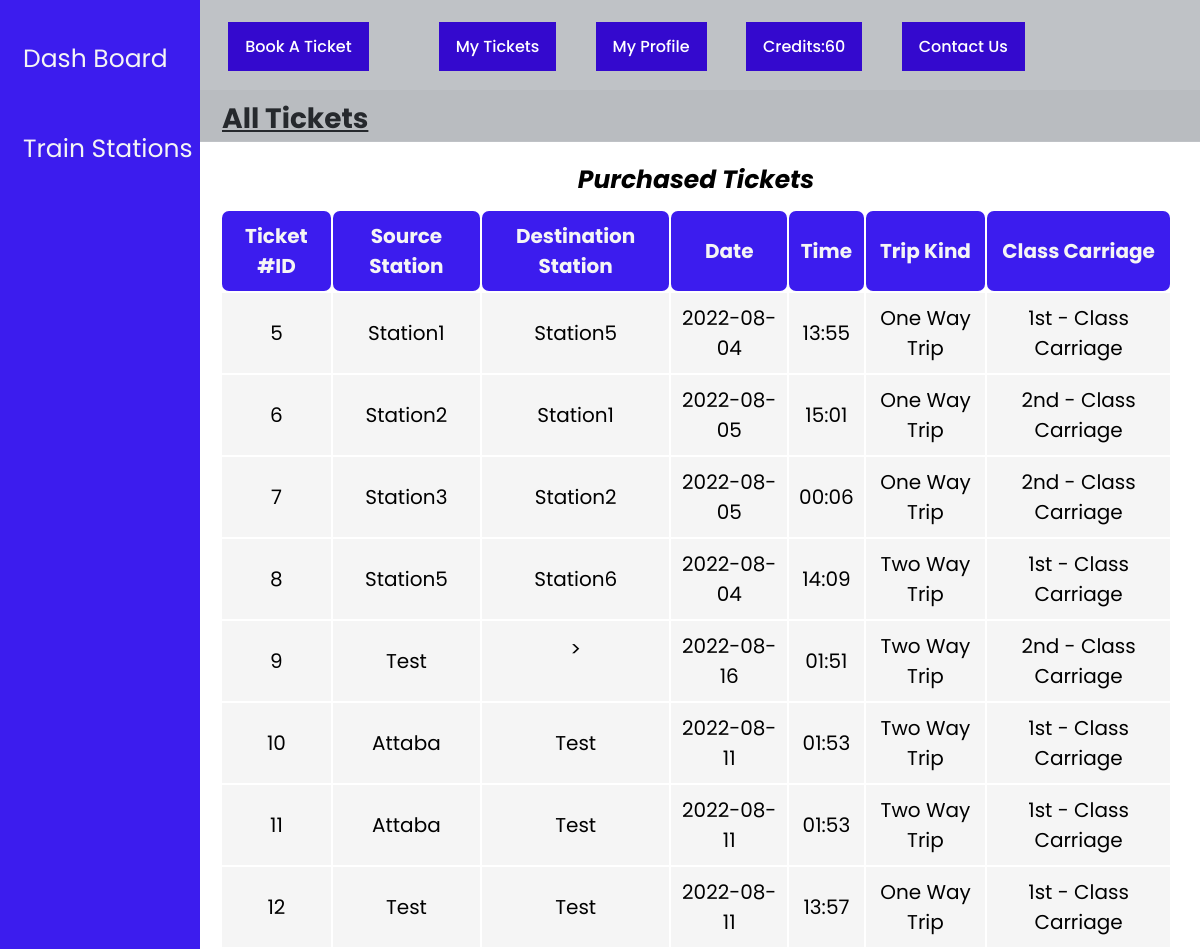
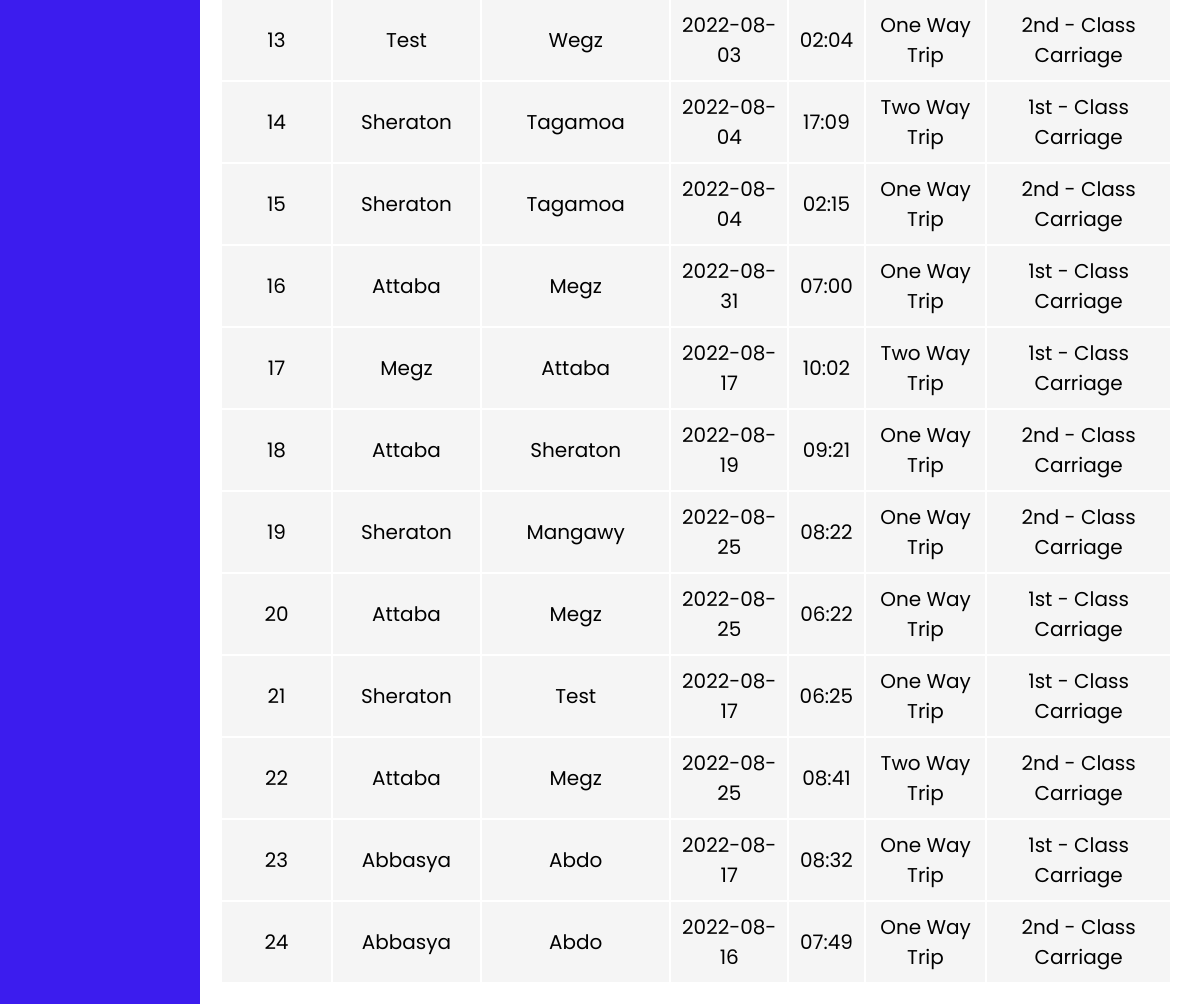
The page /all-tickets.php (signed in) on the database its author committed (2 pictures, top to bottom).
### tables this page shows
CREATE TABLE `users` (
  `id` int(10) NOT NULL,
  `user_name` varchar(200) NOT NULL,
  `user_email` varchar(200) NOT NULL,
  `user_password` varchar(200) NOT NULL,
  `user_phone` int(12) NOT NULL,
  `user_type` varchar(10) NOT NULL,
  `profile_picture` varchar(255) NOT NULL DEFAULT 'default-pp.jpg',
  `hasTicket` int(1) NOT NULL,
  `user_balance` int(255) NOT NULL
);

CREATE TABLE `tickets` (
  `ticketID` int(200) NOT NULL,
  `source` varchar(200) NOT NULL,
  `destination` varchar(200) NOT NULL,
  `date` varchar(200) NOT NULL,
  `time` varchar(200) NOT NULL,
  `trip_type` varchar(200) NOT NULL,
  `trip_class` varchar(200) NOT NULL,
  `ticketCount` int(200) NOT NULL,
  `by_user_id` int(200) NOT NULL
);

### all-tickets.php (the view, shortened to what this page needs)
<!DOCTYPE html>
<html lang="en">
<?php require_once './database/dbConnection.php';?>
<head>
    <link rel="stylesheet" href="CSS/admin-panel.css">
</head>
<?php session_start();
    include 'navbar.php';?>
<body>
    <div class="sidenav">
        <a href="admin-panel.php">Dash Board</a>
        <a href="train-stations.php">Train Stations</a>
    </div>
    <div class="body2">
        <div class="title">
            <p> <b>All Tickets</b></p>
        </div>
        <div class="users-table">
            <table>
                <caption><b>Purchased Tickets</b></caption>
                <thead>
                    <tr>
                        <th>Ticket #ID</th>
                        <th>Source Station</th>
                        <th>Destination Station</th>
                        <th>Date</th>
                        <th>Time</th>
                        <th>Trip Kind</th>
                        <th>Class carriage</th>
                    </tr>
                </thead>
                <?php
$sql="SELECT * FROM tickets";
$result=mysqli_query($conn,$sql);
while($row=mysqli_fetch_assoc($result))
{
?>
                <tbody>
                    <tr class="grey-tr">
                        <td><span name="ID"><?php echo $row['ticketID'] ?> </span></td>
                        <td><?php echo $row['source'] ?></td>
                        <td><?php echo $row['destination'] ?></td>
                        <td><?php echo $row['date'] ?></td>
                        <td><?php echo $row['time'] ?></td>
                        <td><?php echo $row['trip_type'] ?></td>
                        <td><?php echo $row['trip_class'] ?></td>
                    </tr>
                </tbody>
                <?php
}
                ?>
            </table>
        </div>
    </div>
</body>
</html>

### navbar.php (shortened to what this page needs)
<?php
require_once './database/dbConnection.php';
?>
<html>
<head>
  <link rel="stylesheet" href="css/navbar.css" />
  <link rel="stylesheet" href="css/index.css" />
</head>
  <nav>
    <ul id="menu">
      <?php
      if (isset($_SESSION['user_id'])):
        $id=$_SESSION['user_id'];
        $sql="SELECT user_balance FROM users where id ='$id'";
        $result=mysqli_query($conn,$sql);
        $row=mysqli_fetch_array($result)
    ?>
      <li> <a href="index.php">Home</li></a>
      <li><a href="book-a-ticket.php">Book A Ticket</a><li>
        <li> <a href="train-ticket.php">My Tickets</li></a>
        <li> <a href="profile.php">My Profile</li></a>
        <li><a href="index.php">Credits:<?php echo $row[0] ?></li></a>
        <li><a href="cu.php">Contact us</a></li>
      <li> <a href="logout.php">Logout</li></a>
      <?php endif;?>
    </ul>
  </nav>
</html>

### css/admin-panel.css (style rules this page uses)
body { font-family: 'Poppins', sans-serif; }
.sidenav { height: 100%; width: 200px; position: fixed; z-index: 1; top: 0; left: 0px; background-color: rgb(60, 28, 238); overflow-x: hidden; padding-top: 34px; }
.sidenav a { padding: 6px 6px 6px 23px; text-decoration: none; margin-bottom: 40px; font-size: 25px; color: whitesmoke; display: block; }
.body2 { margin-left: 192px; }
.title { margin-top: 90px; font-size: 28px; text-decoration: underline; text-underline-offset: 2px; background-color: whitesmoke; padding: 8px 30px 1px; }
.users-table { text-align: center; margin: 20px 28px; font-size: 20px; }
table { width: 100%; }
th { color: whitesmoke; background-color: rgb(60, 28, 238); border: 0px #111 solid; border-radius: 7px; }
th, td { padding: 10px; }
.grey-tr { background-color: rgb(245, 245, 245); border: 4px rgb(60, 28, 238) solid; }
caption { font-size: 25px; font-style: italic; margin-bottom: 10px; }

### css/navbar.css (style rules this page uses)
* { font-family: 'Poppins', sans-serif; margin: 0; padding: 0; outline: none; border: none; text-decoration: none; text-transform: capitalize; transition: .2s linear; }
nav { display: flex; justify-content: space-between; align-items: center; padding: 22px 6%; position: absolute; top: 0; left: 0; width: 100%; z-index: 1; background-color: rgba(95, 103, 113, 0.4); }
nav ul li:last-child { padding: 0; }
nav ul li a { display: block; }
nav ul li { display: inline-block; margin-left: 35px; color: white; text-transform: uppercase; font-weight: 500; transition: 0.3s; cursor: pointer; }
nav ul li a { color: white; text-decoration: none; background-color: var(--main-text-color); padding: 12px 17px; transition: 0.3s; }

### css/index.css (style rules this page uses)
:root { --main-text-color: #3409ce; }
* { font-family: "Poppins", sans-serif; margin: 0; padding: 0; box-sizing: border-box; list-style: none; }

### rows shown on the page
users: user_balance "60"
tickets: ticketID "5", source "Station1", destination "Station5", date "2022-08-04", time "13:55", trip_type "One Way Trip", trip_class "1st - Class Carriage"
tickets: ticketID "6", source "Station2", destination "Station1", date "2022-08-05", time "15:01", trip_type "One Way Trip", trip_class "2nd - Class Carriage"
tickets: ticketID "7", source "Station3", destination "Station2", date "2022-08-05", time "00:06", trip_type "One Way Trip", trip_class "2nd - Class Carriage"
tickets: ticketID "8", source "Station5", destination "Station6", date "2022-08-04", time "14:09", trip_type "Two Way Trip", trip_class "1st - Class Carriage"
tickets: ticketID "9", source "Test", destination ">", date "2022-08-16", time "01:51", trip_type "Two Way Trip", trip_class "2nd - Class Carriage"
tickets: ticketID "10", source "Attaba", destination "Test", date "2022-08-11", time "01:53", trip_type "Two Way Trip", trip_class "1st - Class Carriage"
tickets: ticketID "11", source "Attaba", destination "Test", date "2022-08-11", time "01:53", trip_type "Two Way Trip", trip_class "1st - Class Carriage"
tickets: ticketID "12", source "Test", destination "Test", date "2022-08-11", time "13:57", trip_type "One Way Trip", trip_class "1st - Class Carriage"
tickets: ticketID "13", source "Test", destination "Wegz", date "2022-08-03", time "02:04", trip_type "One Way Trip", trip_class "2nd - Class Carriage"
tickets: ticketID "14", source "Sheraton", destination "Tagamoa", date "2022-08-04", time "17:09", trip_type "Two Way Trip", trip_class "1st - Class Carriage"
tickets: ticketID "15", source "Sheraton", destination "Tagamoa", date "2022-08-04", time "02:15", trip_type "One Way Trip", trip_class "2nd - Class Carriage"
tickets: ticketID "16", source "Attaba", destination "Megz", date "2022-08-31", time "07:00", trip_type "One Way Trip", trip_class "1st - Class Carriage"
tickets: ticketID "17", source "Megz", destination "Attaba", date "2022-08-17", time "10:02", trip_type "Two Way Trip", trip_class "1st - Class Carriage"
tickets: ticketID "18", source "Attaba", destination "Sheraton", date "2022-08-19", time "09:21", trip_type "One Way Trip", trip_class "2nd - Class Carriage"
tickets: ticketID "19", source "Sheraton", destination "Mangawy", date "2022-08-25", time "08:22", trip_type "One Way Trip", trip_class "2nd - Class Carriage"
tickets: ticketID "20", source "Attaba", destination "Megz", date "2022-08-25", time "06:22", trip_type "One Way Trip", trip_class "1st - Class Carriage"
tickets: ticketID "21", source "Sheraton", destination "Test", date "2022-08-17", time "06:25", trip_type "One Way Trip", trip_class "1st - Class Carriage"
tickets: ticketID "22", source "Attaba", destination "Megz", date "2022-08-25", time "08:41", trip_type "Two Way Trip", trip_class "2nd - Class Carriage"
tickets: ticketID "23", source "Abbasya", destination "Abdo", date "2022-08-17", time "08:32", trip_type "One Way Trip", trip_class "1st - Class Carriage"
tickets: ticketID "24", source "Abbasya", destination "Abdo", date "2022-08-16", time "07:49", trip_type "One Way Trip", trip_class "2nd - Class Carriage"
